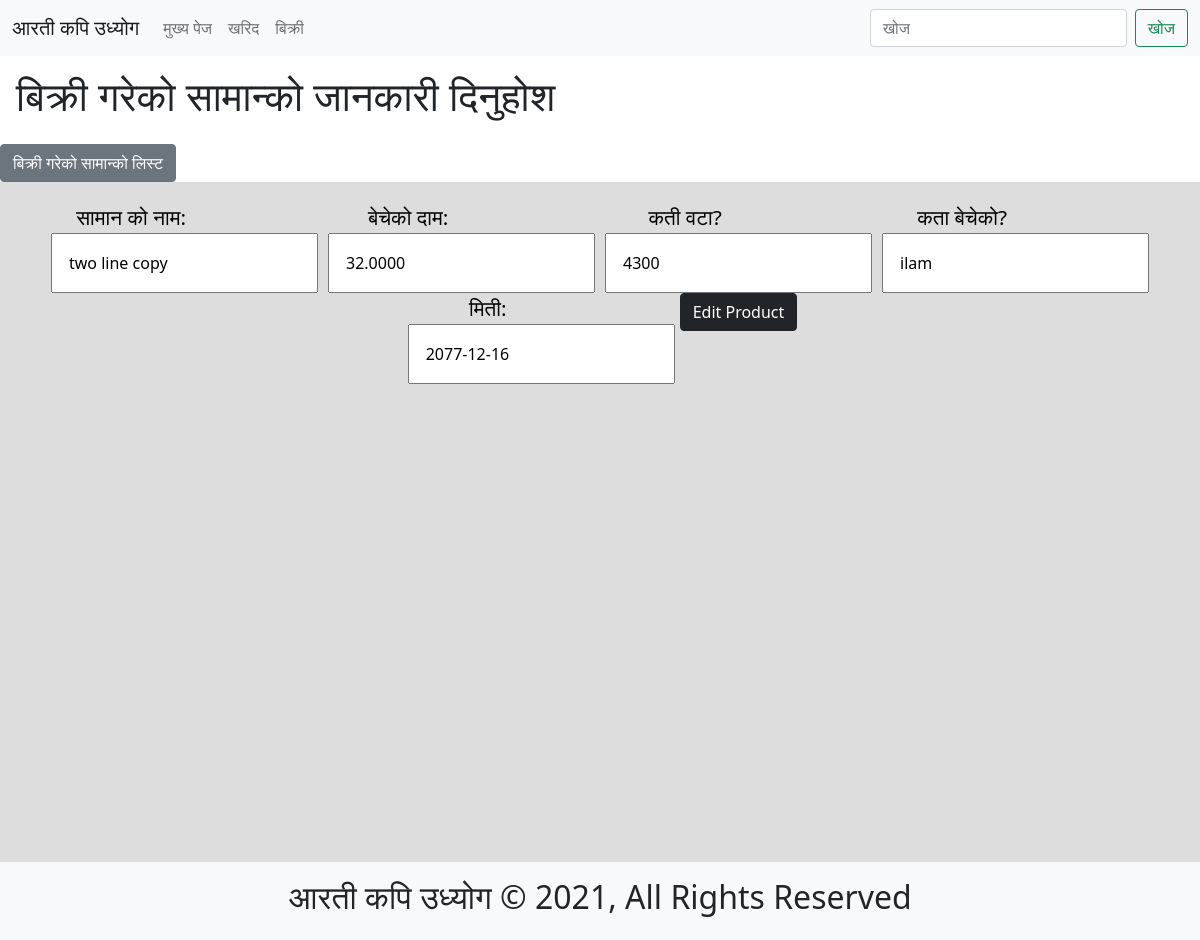
The page /sales/edit/two-line-copy/ on the database its author committed.
### sales/models.py (models this page shows, shortened)
class Sales(models.Model):
    product_name = models.CharField(max_length=255, blank=False, null=True)
    price = models.DecimalField(
        decimal_places=4, max_digits=255, blank=False, null=True)
    quantity = models.CharField(max_length=255, blank=False, null=True)
    slug = models.SlugField(max_length=255, blank=False,
                            null=False, unique=True)
    sold_to = models.CharField(max_length=255, blank=False, null=True)
    date = models.DateField(auto_now=False, blank=True, null=True)
    objects = SalesManager()

### sales/views.py (the view, shortened to what this page needs)
# urls.py: path('edit/<str:slug>/', sale_edit),
def sale_edit(request, slug):
    template_name = "sale_edit.html"
    sale = Sales.objects.filter(slug=slug).first()
    sale_edit_form = SalesModelForm(
        request.POST or None, instance=sale)
    context = {
        "form": sale_edit_form
    }
    return render(request, template_name, context)

### sales/forms.py (shortened to what this page needs)
class SalesModelForm(forms.ModelForm):
    class Meta:
        model = Sales
        labels = {
            'product_name': 'सामान को नाम',
            'price': 'बेचेको दाम',
            'quantity': 'कती वटा?',
            'sold_to': 'कता बेचेको?',
            "date": "मिती",
        }
        fields = ["product_name", "price", "quantity", "sold_to", "date"]

### sales/models.py (called while the page is built)
    def get_queryset(self):
        return SalesQuerySet(self.model, using=self._db)

### sales/templates/sale_edit.html
{% extends 'sales_home.html' %}
{% block form %}
        {{form.as_p}}
{% endblock %}
{% block edit_button %}
<button class="btn btn-dark" type="submit">Edit Product</button>
{% endblock %}

### purchases/staticfiles/purchases_home/purchases_home.css (style rules this page uses)
#purchases_content .container p { margin: 0 5px; }
#purchases_content .container p label { display: block; text-align: center; margin-right: 40%; font-size: 1.3rem; }
#purchases_content .container p input { padding: 1rem; outline: none; min-width: 15vw; }

### staticfiles/base/base.css (style rules this page uses)
* { margin: 0; padding: 0; -webkit-box-sizing: border-box; box-sizing: border-box; }

### rows shown on the page
Sales: product_name "two line copy", price "32.0000", quantity "4300", sold_to "ilam", date "2077-12-16"
